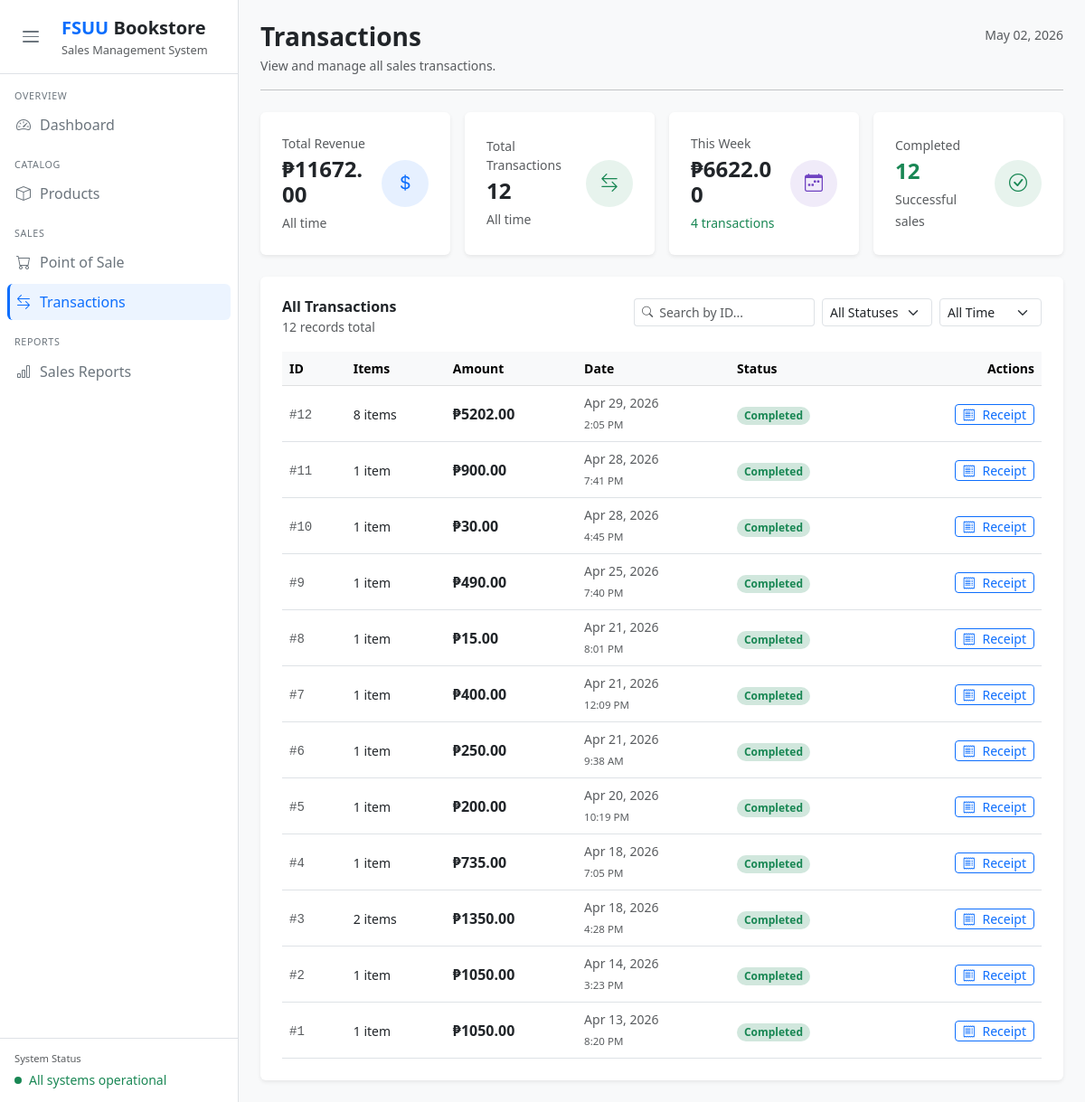
The page /transactions/ on the database as committed earlier.
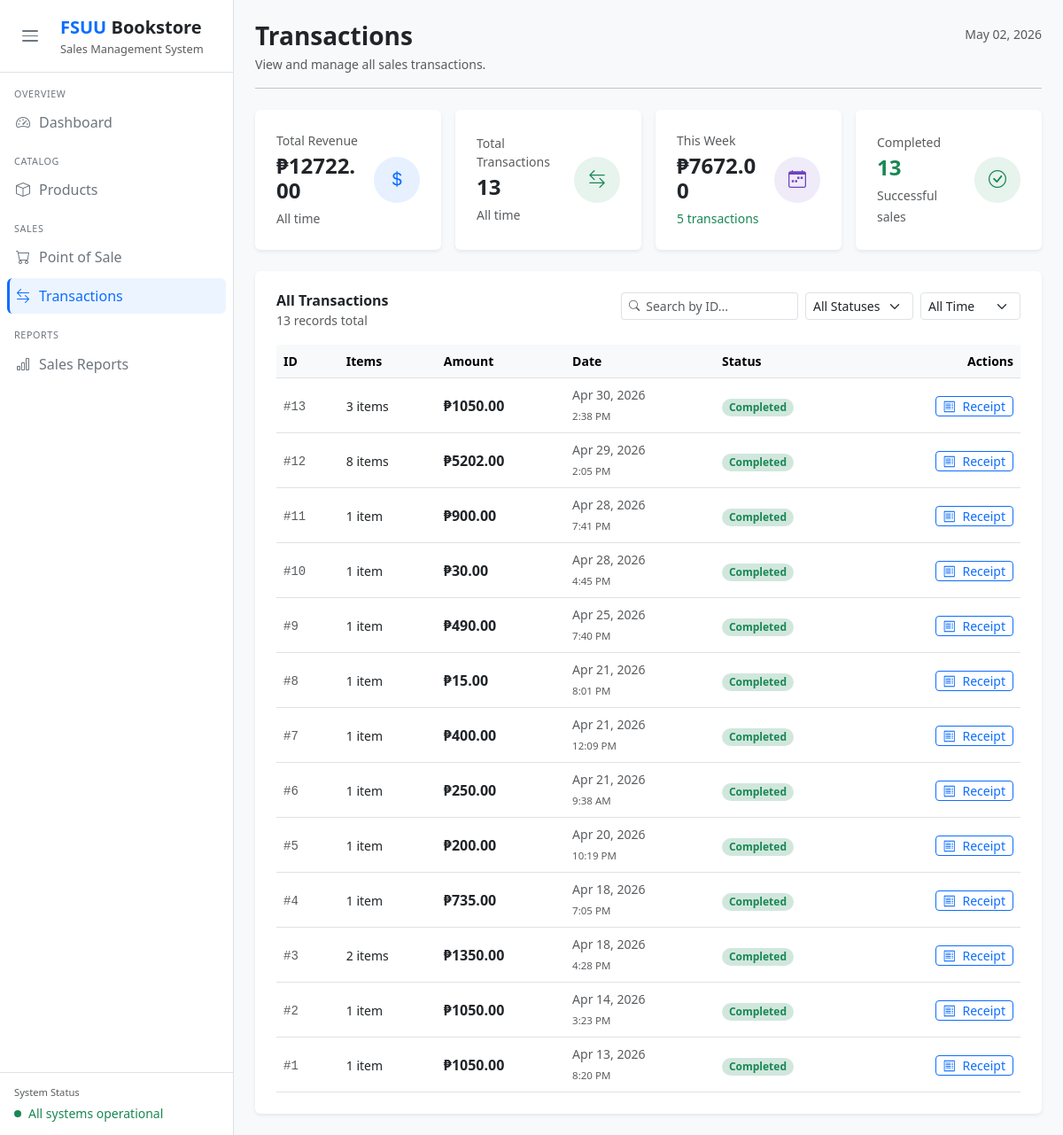
The same page on the database as committed later.
### dashboard/models.py (models this page shows, shortened)
class Sale(models.Model):
    sales_id       = models.AutoField(primary_key=True)
    sales_datetime = models.DateTimeField(auto_now_add=True)
    total_amount   = models.DecimalField(max_digits=10, decimal_places=2, default=0)
    cash_tendered  = models.DecimalField(max_digits=10, decimal_places=2, default=0)
    change_amount  = models.DecimalField(max_digits=10, decimal_places=2, default=0)
    STATUS_CHOICES = [
        ('completed', 'Completed'),
        ('pending',   'Pending'),
        ('cancelled', 'Cancelled'),
    ]
    status = models.CharField(max_length=20, choices=STATUS_CHOICES, default='completed')
    class Meta:
        db_table = 'sales'

### dashboard/views.py (the view)
# urls.py: path('transactions/',             views.transactions,   name='transactions'),
def transactions(request):
    today    = timezone.now().date()
    week_ago = today - timedelta(days=7)
    all_transactions = Sale.objects.prefetch_related('details__product').order_by('-sales_datetime')
    total_revenue   = all_transactions.aggregate(t=Sum('total_amount'))['t'] or 0
    total_count     = all_transactions.count()
    week_revenue    = all_transactions.filter(sales_datetime__date__gte=week_ago).aggregate(t=Sum('total_amount'))['t'] or 0
    week_count      = all_transactions.filter(sales_datetime__date__gte=week_ago).count()
    completed_count = all_transactions.filter(status='completed').count()
    context = {
        'page_title':      'Transactions',
        'today':           today.strftime('%B %d, %Y'),
        'transactions':    all_transactions,
        'total_revenue':   total_revenue,
        'total_count':     total_count,
        'week_revenue':    week_revenue,
        'week_count':      week_count,
        'completed_count': completed_count,
    }
    return render(request, 'dashboard/transactions.html', context)

### dashboard/templates/dashboard/transactions.html (shortened to what the changed rows need)
{% extends "dashboard/index.html" %}
{% block content %}
<div class="row g-3 mb-4">
    <div class="col-6 col-lg-3">
        <div class="card border-0 shadow-sm stat-card h-100">
            <div class="card-body d-flex align-items-center justify-content-between p-3 p-md-4">
                <div class="overflow-hidden">
                    <p class="text-muted small mb-1">Total Revenue</p>
                    <h4 class="fw-bold mb-1">&#8369;{{ total_revenue|floatformat:2 }}</h4>
                    <small class="text-muted">All time</small>
                </div>
            </div>
        </div>
    </div>
    <div class="col-6 col-lg-3">
        <div class="card border-0 shadow-sm stat-card h-100">
            <div class="card-body d-flex align-items-center justify-content-between p-3 p-md-4">
                <div class="overflow-hidden">
                    <p class="text-muted small mb-1">Total Transactions</p>
                    <h4 class="fw-bold mb-1">{{ total_count }}</h4>
                    <small class="text-muted">All time</small>
                </div>
            </div>
        </div>
    </div>
    <div class="col-6 col-lg-3">
        <div class="card border-0 shadow-sm stat-card h-100">
            <div class="card-body d-flex align-items-center justify-content-between p-3 p-md-4">
                <div class="overflow-hidden">
                    <p class="text-muted small mb-1">This Week</p>
                    <h4 class="fw-bold mb-1">&#8369;{{ week_revenue|floatformat:2 }}</h4>
                    <small class="text-success">{{ week_count }} transaction{{ week_count|pluralize }}</small>
                </div>
            </div>
        </div>
    </div>
    <div class="col-6 col-lg-3">
        <div class="card border-0 shadow-sm stat-card h-100">
            <div class="card-body d-flex align-items-center justify-content-between p-3 p-md-4">
                <div class="overflow-hidden">
                    <p class="text-muted small mb-1">Completed</p>
                    <h4 class="fw-bold mb-1 text-success">{{ completed_count }}</h4>
                    <small class="text-muted">Successful sales</small>
                </div>
            </div>
        </div>
    </div>
</div>
<div class="card border-0 shadow-sm">
    <div class="card-body p-3 p-md-4">
        <div class="d-flex align-items-start justify-content-between gap-3 mb-3 flex-wrap">
            <div>
                <h6 class="fw-semibold mb-0">All Transactions</h6>
                <small class="text-muted">{{ total_count }} record{{ total_count|pluralize }} total</small>
            </div>
        </div>
        <div class="table-responsive d-none d-md-block">
            <table class="table table-hover align-middle mb-0" id="txTable">
                <thead class="table-light">
                    <tr>
                        <th class="small fw-semibold">ID</th>
                        <th class="small fw-semibold">Items</th>
                        <th class="small fw-semibold">Amount</th>
                        <th class="small fw-semibold">Date</th>
                        <th class="small fw-semibold">Status</th>
                        <th class="small fw-semibold text-end">Actions</th>
                    </tr>
                </thead>
                <tbody>
                    {% for tx in transactions %}
                    <tr data-id="{{ tx.sales_id }}"
                        data-status="{{ tx.status }}"
                        data-date="{{ tx.sales_datetime|date:'Y-m-d' }}">
                        <td><span class="font-monospace small text-muted">#{{ tx.sales_id }}</span></td>
                        <td><small>{{ tx.details.count }} item{{ tx.details.count|pluralize }}</small></td>
                        <td><span class="fw-semibold">&#8369;{{ tx.total_amount|floatformat:2 }}</span></td>
                        <td>
                            <small class="text-muted d-block">{{ tx.sales_datetime|date:"M d, Y" }}</small>
                            <small class="text-muted" style="font-size:0.72rem;">{{ tx.sales_datetime|date:"g:i A" }}</small>
                        </td>
                        <td>
                            <span class="badge rounded-pill
                                {% if tx.status == 'completed' %}bg-success-subtle text-success
                                {% elif tx.status == 'pending' %}bg-warning-subtle text-warning
                                {% else %}bg-danger-subtle text-danger{% endif %}">
                                {{ tx.status|capfirst }}
                            </span>
                        </td>
                        <td class="text-end">
                            <a href="{% url 'dashboard:receipt' tx.sales_id %}" target="_blank"
                               class="btn btn-sm btn-outline-primary py-0 px-2">
                                <i class="bi bi-receipt me-1"></i> Receipt
                            </a>
                        </td>
                    </tr>
                    {% endfor %}
                </tbody>
            </table>
        </div>
    </div>
</div>
{% endblock %}

Rows that differ between the two databases and show on the page:
added Sale: sales_id "13", details.count "3", total_amount "1050.00", sales_datetime "Apr 30, 2026", sales_datetime "2:38 PM", status "Completed"
Other text that changed with them:
{{ total_revenue|floatformat:2 }}: "11672.00" → "12722.00"
{{ total_count }}: "12" → "13"
{{ week_revenue|floatformat:2 }}: "6622.00" → "7672.00"
{{ week_count }}: "4" → "5"
{{ completed_count }}: "12" → "13"
